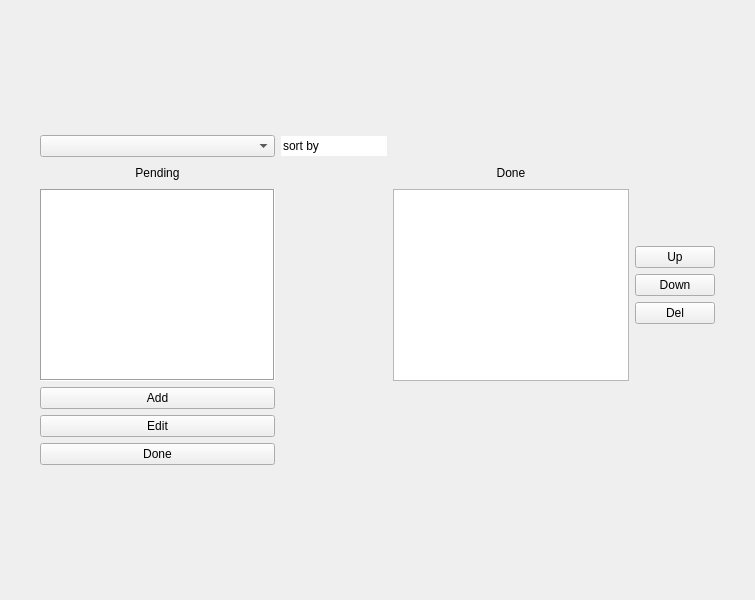
<?xml version="1.0" encoding="UTF-8"?>
<ui version="4.0">
 <class>ToDoList</class>
 <widget class="QWidget" name="ToDoList">
  <property name="geometry">
   <rect>
    <x>0</x>
    <y>0</y>
    <width>755</width>
    <height>600</height>
   </rect>
  </property>
  <property name="windowTitle">
   <string>ToDoList</string>
  </property>
  <layout class="QVBoxLayout" name="verticalLayout">
   <item>
    <widget class="QWidget" name="centralwidget" native="true">
     <layout class="QGridLayout" name="gridLayout">
      <item row="8" column="3">
       <widget class="QPushButton" name="btn_add">
        <property name="text">
         <string>Add</string>
        </property>
       </widget>
      </item>
      <item row="3" column="5" rowspan="5">
       <widget class="QTableView" name="tv_done"/>
      </item>
      <item row="4" column="6">
       <widget class="QPushButton" name="btn_up">
        <property name="text">
         <string>Up</string>
        </property>
       </widget>
      </item>
      <item row="1" column="3">
       <widget class="QComboBox" name="cb_pending">
        <property name="currentText">
         <string/>
        </property>
        <item>
         <property name="text">
          <string/>
         </property>
        </item>
        <item>
         <property name="text">
          <string>Prio</string>
         </property>
        </item>
        <item>
         <property name="text">
          <string>Alpha</string>
         </property>
        </item>
        <item>
         <property name="text">
          <string>Date</string>
         </property>
        </item>
       </widget>
      </item>
      <item row="9" column="3">
       <widget class="QPushButton" name="btn_edit">
        <property name="text">
         <string>Edit</string>
        </property>
       </widget>
      </item>
      <item row="2" column="5">
       <widget class="QLabel" name="doneLabel">
        <property name="text">
         <string>Done</string>
        </property>
        <property name="alignment">
         <set>Qt::AlignCenter</set>
        </property>
       </widget>
      </item>
      <item row="3" column="3" rowspan="5">
       <widget class="QTableView" name="tv_pending">
        <property name="frameShape">
         <enum>QFrame::Box</enum>
        </property>
        <property name="sizeAdjustPolicy">
         <enum>QAbstractScrollArea::AdjustIgnored</enum>
        </property>
       </widget>
      </item>
      <item row="6" column="6">
       <widget class="QPushButton" name="btn_del">
        <property name="text">
         <string>Del</string>
        </property>
       </widget>
      </item>
      <item row="2" column="3">
       <widget class="QLabel" name="pendingLabel">
        <property name="text">
         <string>Pending</string>
        </property>
        <property name="alignment">
         <set>Qt::AlignCenter</set>
        </property>
       </widget>
      </item>
      <item row="10" column="3">
       <widget class="QPushButton" name="btn_done">
        <property name="text">
         <string>Done</string>
        </property>
       </widget>
      </item>
      <item row="1" column="4">
       <widget class="QLineEdit" name="sortByEdit">
        <property name="sizePolicy">
         <sizepolicy hsizetype="Minimum" vsizetype="Fixed">
          <horstretch>0</horstretch>
          <verstretch>0</verstretch>
         </sizepolicy>
        </property>
        <property name="text">
         <string>sort by</string>
        </property>
        <property name="frame">
         <bool>false</bool>
        </property>
        <property name="readOnly">
         <bool>true</bool>
        </property>
       </widget>
      </item>
      <item row="5" column="6">
       <widget class="QPushButton" name="btn_down">
        <property name="text">
         <string>Down</string>
        </property>
       </widget>
      </item>
      <item row="0" column="4">
       <spacer name="verticalSpacer">
        <property name="orientation">
         <enum>Qt::Vertical</enum>
        </property>
        <property name="sizeHint" stdset="0">
         <size>
          <width>20</width>
          <height>40</height>
         </size>
        </property>
       </spacer>
      </item>
      <item row="4" column="7">
       <spacer name="horizontalSpacer_2">
        <property name="orientation">
         <enum>Qt::Horizontal</enum>
        </property>
        <property name="sizeHint" stdset="0">
         <size>
          <width>40</width>
          <height>20</height>
         </size>
        </property>
       </spacer>
      </item>
      <item row="2" column="0">
       <spacer name="horizontalSpacer">
        <property name="orientation">
         <enum>Qt::Horizontal</enum>
        </property>
        <property name="sizeHint" stdset="0">
         <size>
          <width>40</width>
          <height>20</height>
         </size>
        </property>
       </spacer>
      </item>
      <item row="11" column="3">
       <spacer name="verticalSpacer_2">
        <property name="orientation">
         <enum>Qt::Vertical</enum>
        </property>
        <property name="sizeHint" stdset="0">
         <size>
          <width>20</width>
          <height>40</height>
         </size>
        </property>
       </spacer>
      </item>
     </layout>
    </widget>
   </item>
  </layout>
 </widget>
 <resources/>
 <connections/>
</ui>
